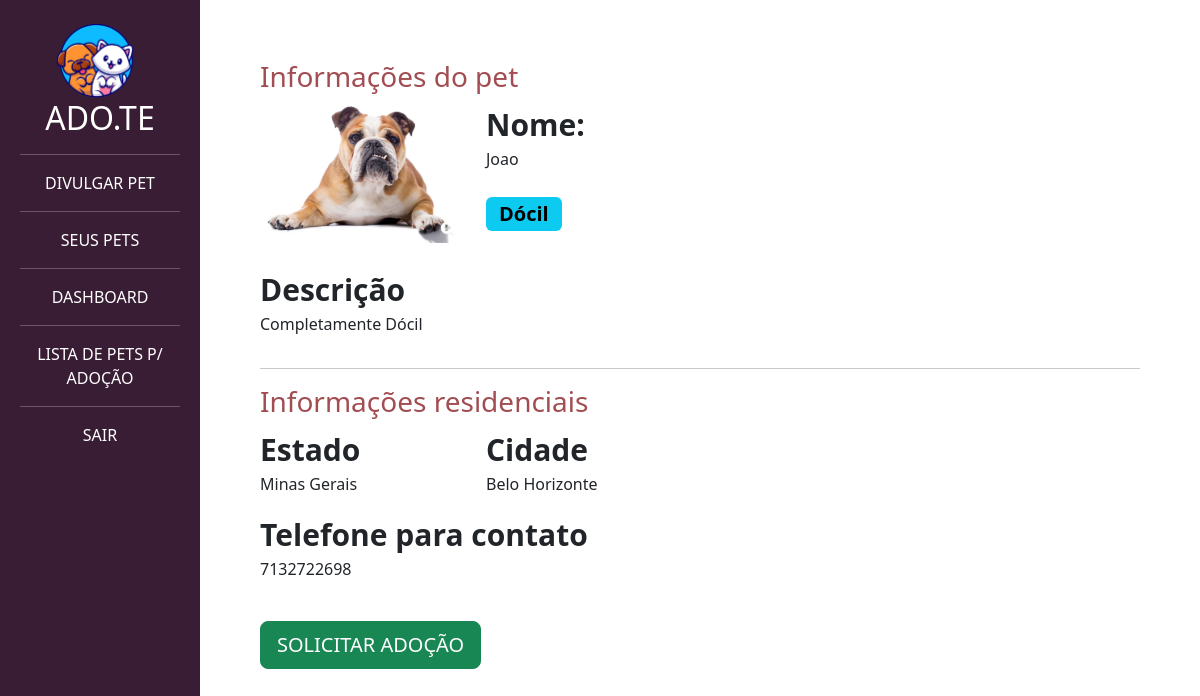
Page /adotar/ver_pet/7 on the committed database.
### divulgar/models.py (models this page shows, shortened)
class Pet(models.Model):
    choices_status = (('P','Para adoção'),
              ('A','Adotado'))
    usuario = models.ForeignKey(User, on_delete=models.DO_NOTHING)
    foto = models.ImageField(upload_to="fotos_pets")
    nome = models.CharField(max_length=20)
    descricao = models.TextField()
    estado = models.CharField(max_length=50)
    cidade =  models.CharField(max_length=50)
    telefone = models.CharField(max_length=50)
    tags = models.ManyToManyField(Tag)
    raca = models.ForeignKey(Raca, on_delete=models.DO_NOTHING)
    status = models.CharField(max_length=2,choices=choices_status, default='P')

class Tag(models.Model):
    tag = models.CharField(max_length=100)
    def __str__(self):
        return self.tag

### adotar/views.py (the view)
# urls.py: path('ver_pet/<int:id>', views.ver_pet, name="ver_pet"),
def ver_pet(request,id):
    pet = get_object_or_404(Pet, id = id)
    return render(request,'ver_pet.html',{'pet': pet})

### adotar/templates/ver_pet.html (shortened to what this page needs)
{% load static %}
<!doctype html>
<html lang="pt-BR">
    <head>
    <link href="https://cdn.jsdelivr.net/npm/bootstrap@5.3.0-alpha1/dist/css/bootstrap.min.css" rel="stylesheet">
    <link href="{% static 'usuarios/css/cadastro.css' %}" rel="stylesheet">
    <link href="{% static 'divulgar/css/novo_pet.css' %}" rel="stylesheet">
    <link href="{% static 'divulgar/css/seus_pet.css' %}" rel="stylesheet">
    <link href="{% static 'adotar/css/listar_pets.css' %}" rel="stylesheet">
    </head>
    <body>
        <div class="container-fluid">
            <div class="row">
                <div class="col-md-2 bg-side-plataforma sidebar">
                    <img src="{% static 'usuarios/img/logo_adote.png' %}" width="50%">
                    <h2>ADO.TE</h2>
                    <hr>
                    <a class="nav-link" href="{% url 'novo_pet' %}">DIVULGAR PET</a>
                    <hr>
                    <a class="nav-link" href="{% url 'seus_pets' %}">SEUS PETS</a>
                    <hr>
                    <a class="nav-link" href="{% url 'dashboard' %}">DASHBOARD</a>
                    <hr>
                    <a class="nav-link" href="{% url 'listar_pets' %}">LISTA DE PETS P/ ADOÇÃO</a>
                    <hr>
                    <a class="nav-link" href="{% url 'sair' %}">SAIR</a>
                </div>
                <div style="padding:60px" class="col-md">
                    <h3 class="font-vinho">Informações do pet</h3>
                    <div class="row">
                        <div class="col-md-3">
                            <img width="100%" src="{{pet.foto.url}}">
                        </div>
                        <div class="col-md-9">
                            <span class="span-bold">Nome:</span>
                            <p>{{pet.nome}}</p>
                            <div style="width:40%">
                                {% for tag in pet.tags.all%}
                                    <span class="badge text-bg-info badge-lg">{{tag}}</span>
                                {% endfor %}
                            </div>
                        </div>
                    </div>
                    <br>
                    <div class="row">
                        <div class="col-md-5">
                            <span class="span-bold">Descrição</span>
                            <p>{{pet.descricao}}</p>
                        </div>
                        <div class="col-md-7">
                        </div>
                    </div>
                    <hr>
                    <div class="row">
                        <h3 class="font-vinho">Informações residenciais</h3>
                        <div class="col-md">
                            <div class="row">
                                <div class="col-md">
                                    <span class="span-bold">Estado</span>
                                    <p>{{pet.estado}}</p>
                                </div>
                                <div class="col-md">
                                    <span class="span-bold">Cidade</span>
                                    <p>{{pet.cidade}}</p>
                                </div>
                            </div>
                            <span class="span-bold">Telefone para contato</span>
                            <p>{{pet.telefone}}</p>
                            <br>
                            <a href="{% url 'pedido_adocao' pet.id %}" class="btn btn-success btn-lg">SOLICITAR ADOÇÃO</a>
                        </div>
                        <div class="col-md">
                        </div>
                    </div>
                </div>
            </div>
        </div>
    </body>
</html>

### templates/static/divulgar/css/novo_pet.css (style rules this page uses)
.sidebar { text-align: center; padding: 20px; }
.font-vinho { color: #A24D52; }

### templates/static/adotar/css/listar_pets.css (style rules this page uses)
.span-bold { font-weight: bold; font-size: 30px; }
.badge-lg { font-size: 20px; margin-top: 10px; }
.bg-side-plataforma { background-color: #391D34; color: white; }

### rows in the picture
Pet: foto (picture), nome "Joao", descricao "Completamente Dócil", estado "Minas Gerais", cidade "Belo Horizonte", telefone "7132722698"
Tag: tag "Dócil"
